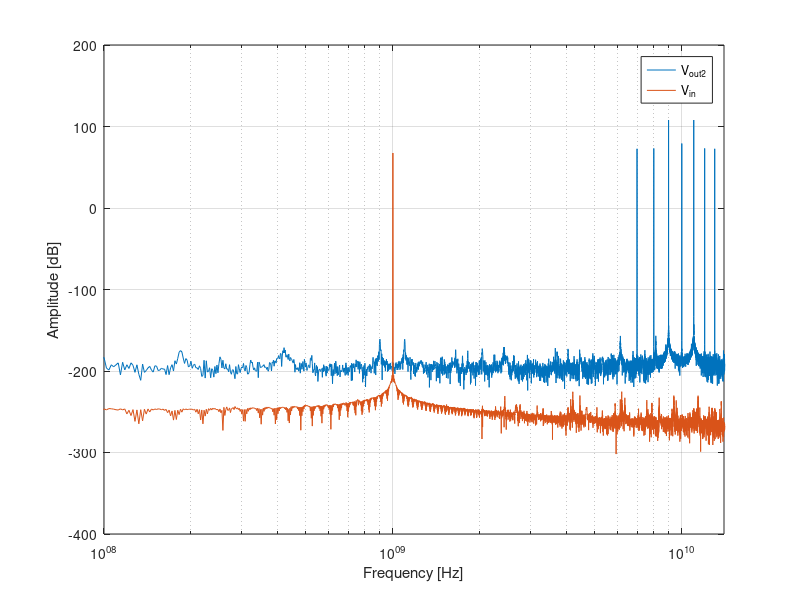

Here is the MATLAB script that generated this plot: (Note: this script raises an error after producing the figure.)
% Cleanup
clear all;
close all;
clc;

clear;
close all;


% define input signal
% input amplitude 
A=[9.48e-3 0 0]; %[V]
% input frequency 
fin=[1 2 3]*1e9; %[Hz]

%define microwave frequency
fosc=10e9; %[Hz]

% Set the Larmor frequencies of the qubits (3 qubits)
f0 = [11e9, 12e9, 13e9];

% Set the Rabi frequencies (bit high, some RWA artifacts visible)
fR = [1e6, 1e6, 1e6];

% total simulation time. It is comnputed as the time needed for a pi
% rotation for Q1
T=1/fR(1)/2; %[s]
% simulation time step
dt=1e-12; %[s]
% define time vector
t=dt:dt:T; %[s]

% input signal
Vin=A(1)*cos(2*pi*fin(1)*t)+...
    A(2)*cos(2*pi*fin(2)*t)+...
    A(3)*cos(2*pi*fin(3)*t); %[V]

G1=200; %[-]

% these are the two values determined from the previous question
Gtemp1 = 805.8;
Gtemp2 = 161163;

Vout1=G1*Vin + Gtemp1 * Vin.^2 + Gtemp2 * Vin.^3;
 
Vmix=Vout1.*cos(2*pi*t*fosc);

G2=1; %[-]

Vout2=G2*Vmix;


%compute fft
X=abs(fft(Vout2));
XdB=20*log10(X); %[dB]
Y=abs(fft(Vin));
YdB=20*log10(Y); %[dB]
% FFT resolution
fres=1/T; %[Hz]
% maximum FFT frequency
fmax=1/dt; %[Hz]
% frequency vector
f=0:fres:(fmax-fres); %[Hz]

%plot FFT
figure
semilogx(f,XdB,f,YdB)
hold off
xlabel('Frequency [Hz]')
ylabel('Amplitude [dB]')
legend('V_{out2}','V_{in}')
xlim([0.1 14]*1e9)
grid


% Simulate and plot
[U, probabilities] = spine(fR, f0, dt, Vout2, 10);


% Compute fidelity of the operation on qubit 1
% Ideal transformation representing a pi-rotation around X
 Uideal = [0 1;
           1 0];
% Compute fidelity by comparing the actual transformation to the ideal one
F1 = fidelity(U(:, :, 1), Uideal);

% For the other 2 qubits, we would like to compare the actual transormation
% to the identity operation (I). However, any leakage form the driving
% signal is going to induce Z-rotations on the qubits. Such rotations can
% be easily cancelled by software, i.e. by not applying any extra
% electrical pulse. This correction is currently not implemented in this
% code to make it easier for the students. However, for the simple case in
% which the qubits ar einitialized in |0>, the fidelity on idel qubits can
% be simply computed by measuring the qubit along Z. This measurmenet is
% insensitive with respect to rotazion around Z.
F2=probabilities(3,end,2);
F3=probabilities(3,end,3);


disp(['Fidelity of qubit 1: ' num2str(F1*100) '%']);
disp(['Fidelity of qubit 2: ' num2str(F2*100) '%']);
disp(['Fidelity of qubit 3: ' num2str(F3*100) '%']);
